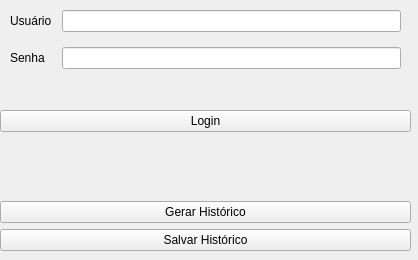
<?xml version="1.0" encoding="UTF-8"?>
<ui version="4.0">
 <class>MainWindow</class>
 <widget class="QMainWindow" name="MainWindow">
  <property name="geometry">
   <rect>
    <x>0</x>
    <y>0</y>
    <width>418</width>
    <height>260</height>
   </rect>
  </property>
  <property name="windowTitle">
   <string>MainWindow</string>
  </property>
  <widget class="QWidget" name="centralwidget">
   <widget class="QWidget" name="formLayoutWidget">
    <property name="geometry">
     <rect>
      <x>0</x>
      <y>0</y>
      <width>411</width>
      <height>111</height>
     </rect>
    </property>
    <layout class="QFormLayout" name="formLayout">
     <property name="horizontalSpacing">
      <number>10</number>
     </property>
     <property name="verticalSpacing">
      <number>15</number>
     </property>
     <property name="leftMargin">
      <number>10</number>
     </property>
     <property name="topMargin">
      <number>10</number>
     </property>
     <property name="rightMargin">
      <number>10</number>
     </property>
     <property name="bottomMargin">
      <number>0</number>
     </property>
     <item row="1" column="1">
      <widget class="QLineEdit" name="inputLogin"/>
     </item>
     <item row="1" column="0">
      <widget class="QLabel" name="labelLogin">
       <property name="text">
        <string>Usuário</string>
       </property>
      </widget>
     </item>
     <item row="2" column="1">
      <widget class="QLineEdit" name="inputSenha"/>
     </item>
     <item row="2" column="0">
      <widget class="QLabel" name="labelSenha">
       <property name="text">
        <string>Senha</string>
       </property>
      </widget>
     </item>
    </layout>
   </widget>
   <widget class="QWidget" name="gridLayoutWidget">
    <property name="geometry">
     <rect>
      <x>0</x>
      <y>110</y>
      <width>411</width>
      <height>141</height>
     </rect>
    </property>
    <layout class="QGridLayout" name="gridLayout">
     <item row="2" column="0">
      <widget class="QPushButton" name="pushButton_2">
       <property name="text">
        <string>Gerar Histórico</string>
       </property>
      </widget>
     </item>
     <item row="0" column="0">
      <widget class="QPushButton" name="pushButton">
       <property name="text">
        <string>Login</string>
       </property>
      </widget>
     </item>
     <item row="3" column="0">
      <widget class="QPushButton" name="pushButton_3">
       <property name="text">
        <string>Salvar Histórico</string>
       </property>
      </widget>
     </item>
     <item row="1" column="0">
      <spacer name="verticalSpacer">
       <property name="orientation">
        <enum>Qt::Vertical</enum>
       </property>
       <property name="sizeHint" stdset="0">
        <size>
         <width>20</width>
         <height>40</height>
        </size>
       </property>
      </spacer>
     </item>
    </layout>
   </widget>
  </widget>
 </widget>
 <resources/>
 <connections/>
</ui>
